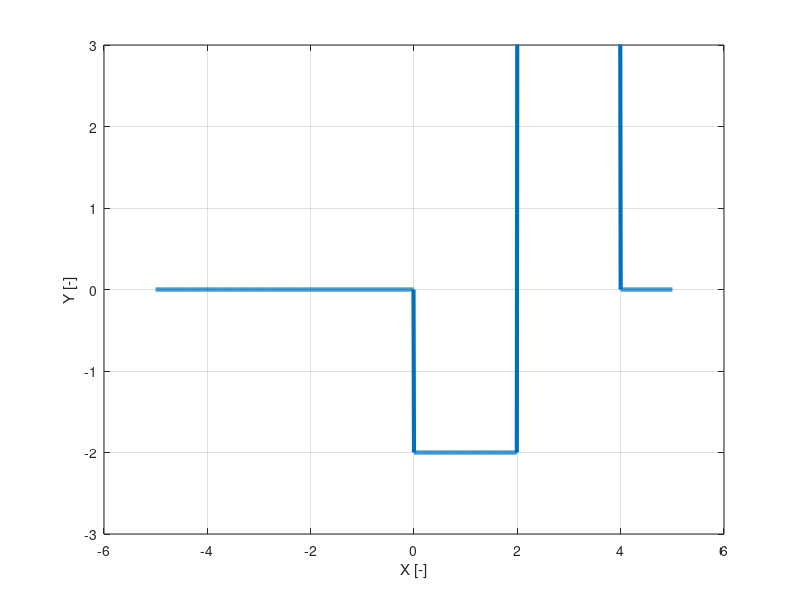

Write MATLAB code to recreate this figure. (Note: this script raises an error after producing the figure.)
xvector=-5:0.01:5; %più ne metto, più le linee sono dritte

pluto = @(xx) -2.*(xx>=-4&xx<-2) + 1.*(xx>=-2&xx<0)...
    -1.*(xx>=0&xx<2) + 2.*(xx>=2&xx<4);
pippo = @(xx) -2*(xx>=4) + 3*(xx>=2) -2*(xx>=0) + 3*(xx>=2) -2*(xx>=4);

% yvector = pluto(xvector);
yvector = pippo(xvector);

plot(xvector, yvector, 'LineWidth', 3)
grid on
ylim([-3 3])
xlabel('X [-]')
ylabel('Y [-]')
grid on
ax=gca;
ax.FontSize=14;
%box on serve per costruire una scatola di assi, ovvero mette anche quelli
%sopra e a sinistra

hold on
yvector1 = funz_es2 (xvector);
plot(xvector, yvector, 'r--', 'LineWidth', 3)
legend('Funzione anonima', 'Funzione Script', 'Location', "best")